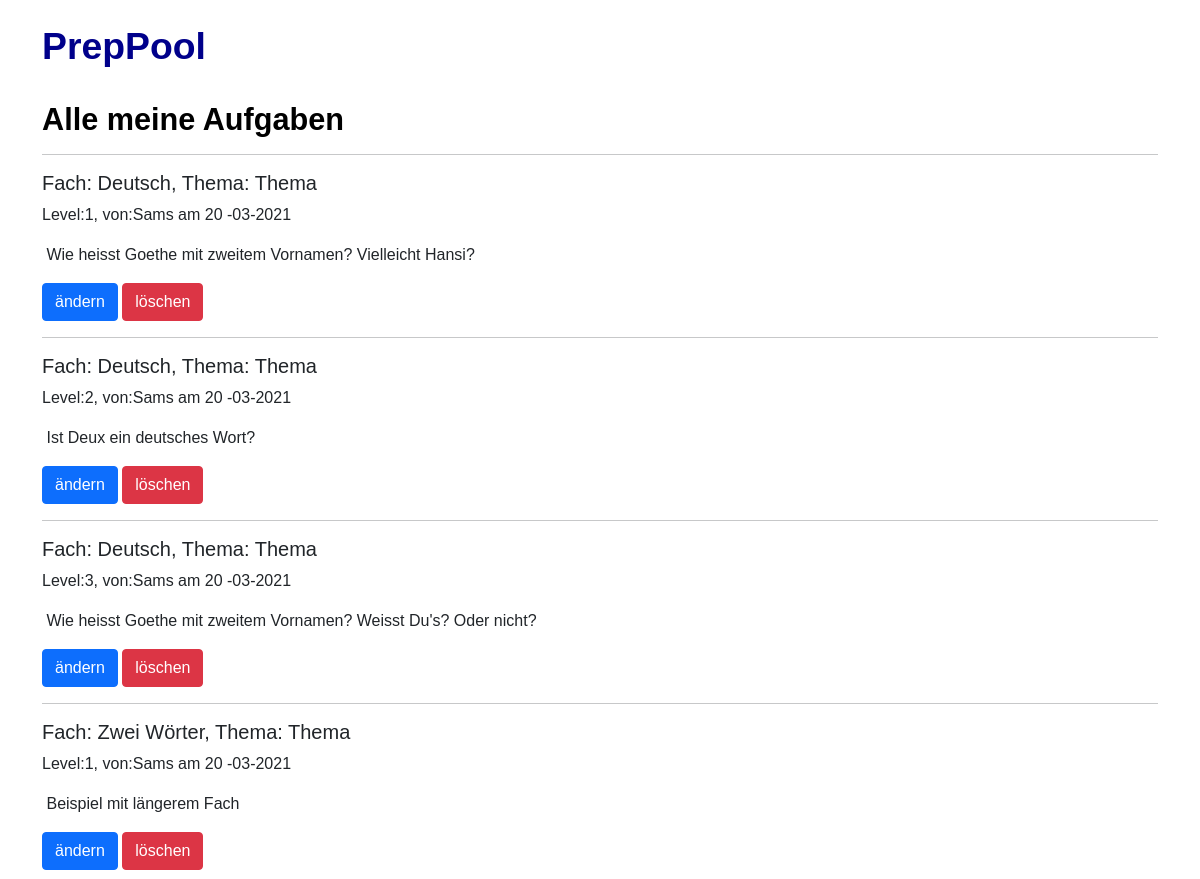
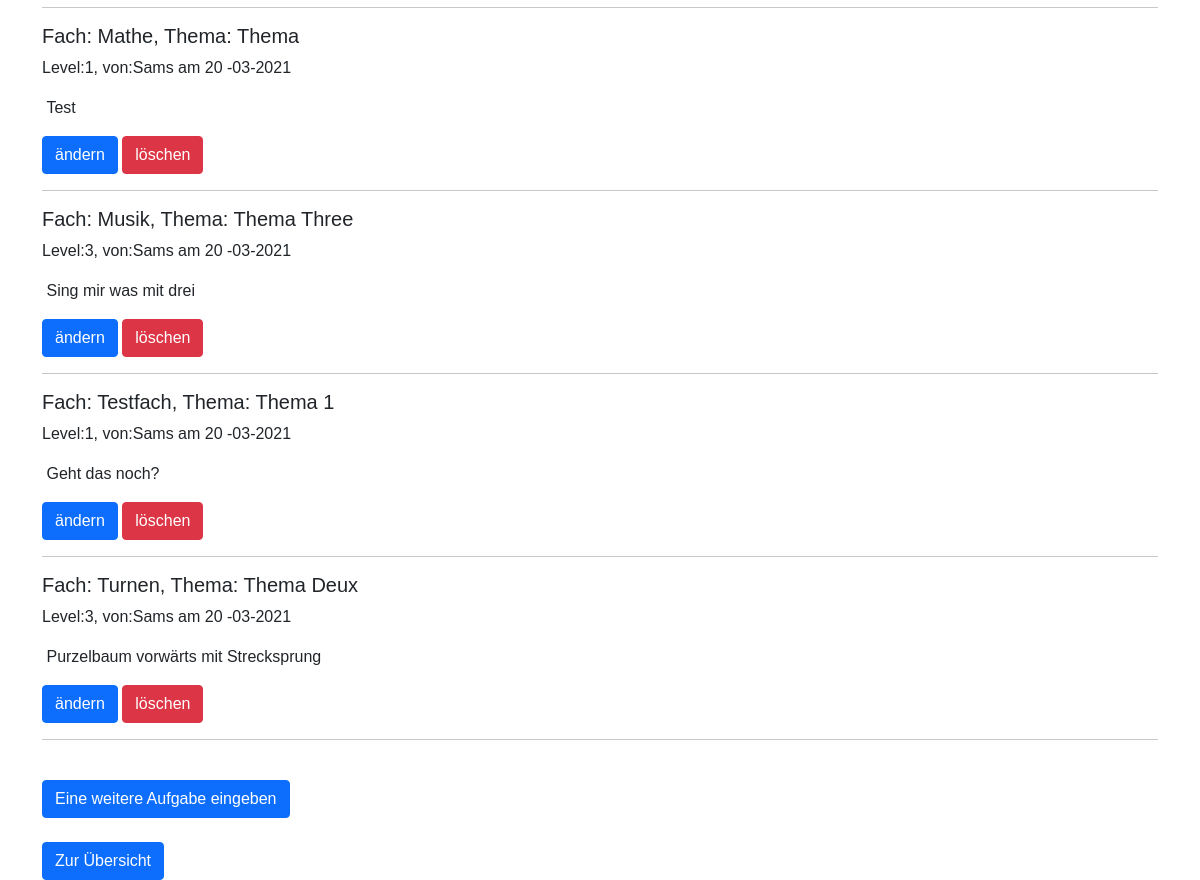
The page /posts/entries/ (signed in) on the database its author committed (2 pictures, top to bottom).
### app/posts/models.py (models this page shows, shortened)
class Post(db.Model):
    id = db.Column(db.Integer, primary_key=True)
    subject= db.Column(db.String(100), nullable=False, default='N/A')
    topic =db.Column(db.String(200), nullable=False, default='N/A')
    text =db.Column(db.Text,nullable=True, default='N/A')
    level=db.Column(db.Integer, nullable=True, default='N/A')
    date_posted=db.Column(db.DateTime, nullable=True, default=datetime.utcnow)
    user_id=db.Column(db.Integer, db.ForeignKey('user.id'), nullable=False)

### app/users/models.py (models this page shows, shortened)
class User(db.Model, UserMixin):
    id = db.Column(db.Integer, primary_key=True)
    username=db.Column(db.String(20), unique=True, nullable=False)
    email=db.Column(db.String(120), unique=True, nullable=False)
    image_file=db.Column(db.String(20), nullable=False, default='default.jpg')
    password=db.Column(db.String(60), nullable=False)
    posts=db.relationship('Post', backref='autor', lazy=True)
    topics=db.relationship('Topic', backref='autor', lazy=True)
    sheets=db.relationship('Sheet', backref='autor', lazy=True)

### app/posts/views.py (the view)
@postmod.route('/entries/')
def entries():
       postlist = Post.query.filter_by(user_id=current_user.id).all()
       return render_template('posts/entries.html', posts=postlist)

### app/users/models.py (called while the page is built)
@login_manager.user_loader
def load_user(user_id):
    return User.query.get(int(user_id))

### app/templates/posts/entries.html (shortened to what this page needs)
        {% extends 'base.html' %}
        {%block head  %}
        <link rel="stylesheet" href="{{ url_for('static', filename='css/style.css') }}">
        {% endblock%}
    {%block body  %}
        <br>
        <h1>PrepPool</h1>
        <br>
        <div>
        <h2>Alle meine Aufgaben</h2>
        </div>
        <hr>
    {% for post in posts%}
    <article class="media content-section">
        <div class="media">
                <div class="media-body">
                    <div class="article-metadata">
                    <h5>Fach: {{ post.subject}}, Thema: {{ post.topic }}</h5>
                    <p>Level:{{post.level}}, von:{{post.autor.username}} am {{post.date_posted.strftime('%d -%m-%Y')}}</p>
                    </div>
                    <p style="white-space:pre-wrap"> {{post.text}}</p>
                    <a class= "btn btn-primary" href='/posts/entries/edit/{{post.id}}'>ändern</a>
                    <a class= "btn btn-danger" href='/posts/entries/delete/{{post.id}}'>löschen</a>
                </div>
        </div>
        <hr>
    </article>
        {%endfor%}
        <br>
        <a  class= "btn btn-primary" href='/posts/new_post/'>Eine weitere Aufgabe eingeben</a>
        <br><br>
        <a class="btn btn-primary" href='/home' role="button">Zur Übersicht
        </a>
        {% endblock%}

### app/static/css/style.css (style rules this page uses)
body { font-family: Arial, Helvetica, sans-serif; }
h1 { color: darkblue; font-size: 28pt; font-weight:bold; }
h2 { color: black; font-size: 23pt; font-weight:bold; }

### rows shown on the page
Post: subject "Deutsch", topic "Thema", level "1", autor.username "Sams", date_posted "20 -03-2021", text "Wie heisst Goethe mit zweitem Vornamen? Vielleicht Hansi?"
Post: subject "Deutsch", topic "Thema", level "2", autor.username "Sams", date_posted "20 -03-2021", text "Ist Deux ein deutsches Wort?"
Post: subject "Deutsch", topic "Thema", level "3", autor.username "Sams", date_posted "20 -03-2021", text "Wie heisst Goethe mit zweitem Vornamen? Weisst Du's? Oder nicht?"
Post: subject "Zwei Wörter", topic "Thema", level "1", autor.username "Sams", date_posted "20 -03-2021", text "Beispiel mit längerem Fach"
Post: subject "Mathe", topic "Thema", level "1", autor.username "Sams", date_posted "20 -03-2021", text "Test"
Post: subject "Musik", topic "Thema Three", level "3", autor.username "Sams", date_posted "20 -03-2021", text "Sing mir was mit drei"
Post: subject "Testfach", topic "Thema 1", level "1", autor.username "Sams", date_posted "20 -03-2021", text "Geht das noch?"
Post: subject "Turnen", topic "Thema Deux", level "3", autor.username "Sams", date_posted "20 -03-2021", text "Purzelbaum vorwärts mit Strecksprung"
